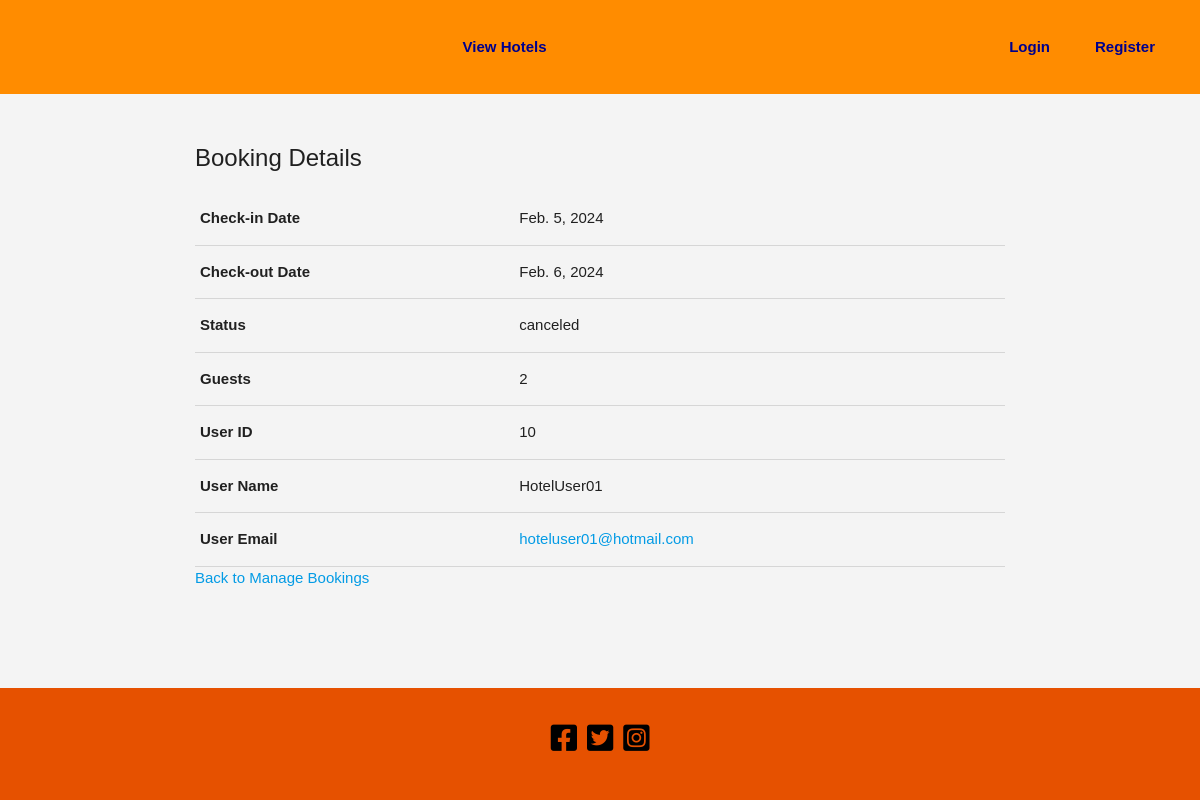
The page /hotel-manager/view-booking-details/5/ on the database its author committed.
### hotel_your_choice/models.py (models this page shows, shortened)
class Booking(models.Model):
    STATUS_ACTIVE = "active"
    STATUS_CANCELED = "canceled"
    STATUS_RESCHEDULED = "rescheduled"
    STATUS_CHOICES = [
        (STATUS_ACTIVE, "Booking Active"),
        (STATUS_CANCELED, "Booking Canceled"),
        (STATUS_RESCHEDULED, "Booking Rescheduled"),
    ]
    user = models.ForeignKey(get_user_model(), on_delete=models.CASCADE)
    hotel = models.ForeignKey(Hotel, on_delete=models.CASCADE)
    check_in_date = models.DateField()
    check_out_date = models.DateField()
    guests = models.PositiveIntegerField()
    issued_date = models.DateField(auto_now_add=True)
    rating = models.PositiveIntegerField(null=True, blank=True)
    status = models.CharField(
        max_length=20, choices=STATUS_CHOICES, default=STATUS_ACTIVE
    )
    canceled_by = models.ForeignKey(
        get_user_model(),
        on_delete=models.SET_NULL,
        null=True,
        blank=True,
        related_name="canceled_bookings",
    )
    original_booking = models.ForeignKey(
        "self", null=True, blank=True, on_delete=models.SET_NULL
    )

class CustomUser(AbstractUser):
    is_hotel_manager = models.BooleanField(default=False)
    is_client_user = models.BooleanField(default=False)
    is_administrator = models.BooleanField(default=True)
    groups = models.ManyToManyField(
        Group, related_name="customuser_groups", db_table="custom_user_groups"
    )
    user_permissions = models.ManyToManyField(
        Permission,
        related_name="customuser_permissions",
        db_table="custom_user_user_permissions",
    )
    profile_picture = models.ImageField(
        upload_to="profile_pics/", null=True, blank=True
    )
    reset_token = models.CharField(max_length=255, null=True, blank=True)
    contact_number = models.CharField(max_length=15, blank=True, null=True)
    roles = models.ManyToManyField("Role")  # Reference Role using string
    class Meta:
        db_table = "custom_user"

### hotel_your_choice/views.py (the view)
def view_booking_details(request, booking_id):
    selected_booking = get_object_or_404(Booking, id=booking_id)
    return render(
        request,
        "hotel_your_choice/hotel_manager/view_booking_details.html",
        {"selected_booking": selected_booking},
    )

### hotel_your_choice/templates/hotel_your_choice/hotel_manager/view_booking_details.html
{% extends 'base_generic.html' %}
{% block content %}
<h2>Booking Details</h2>
<table>
    <tr>
        <th>Check-in Date</th>
        <td>{{ selected_booking.check_in_date }}</td>
    </tr>
    <tr>
        <th>Check-out Date</th>
        <td>{{ selected_booking.check_out_date }}</td>
    </tr>
    <tr>
        <th>Status</th>
        <td>{{ selected_booking.status }}</td>
    </tr>
    <tr>
        <th>Guests</th>
        <td>{{ selected_booking.guests }}</td>
    </tr>
    <tr>
        <th>User ID</th>
        <td>{{ selected_booking.user.id }}</td>
    </tr>
    <tr>
        <th>User Name</th>
        <td>{{ selected_booking.user.username }}</td>
    </tr>
    <tr>
        <th>User Email</th>
        <td><a href="mailto:{{ selected_booking.user.email }}">{{ selected_booking.user.email }}</a></td>
    </tr>
</table>
<a href="{% url 'hotel_your_choice:manage_bookings' %}">Back to Manage Bookings</a>
{% endblock %}

### hotel_your_choice/static/hotel_your_choice_css/style.css (style rules this page uses)
body { font-family: Arial, sans-serif; background-color: #f4f4f4; margin: 0; padding: 0; display: flex; flex-direction: column; min-height: 100vh; margin-bottom: 60px; }
h2 { font-size: 24px !important; }

### rows shown on the page
Booking: check_in_date "Feb. 5, 2024", check_out_date "Feb. 6, 2024", status "canceled", guests "2", user.id "10", user.username "HotelUser01", user.email "hoteluser01@hotmail.com"
